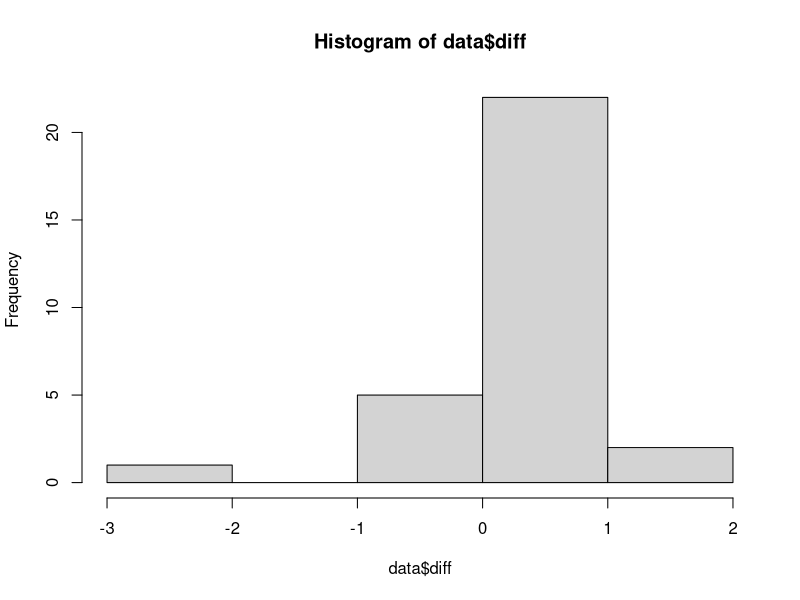

Write the R code that produced this figure.
## ---- chunk 1
data <- read.csv("MatStat-R/data/Groceries.csv")
## ---- chunk 2
library(dplyr)

glimpse(data)
## ---- chunk 3
library(glue)

glue("
     Gennemsnitprisen for Target er {round(mean(data$Target),2)},
     men den for Wallmart er {round(mean(data$Walmart),2)}.
     
     ")
## ---- chunk 4
mean_target <- mean(data$Target)
mean_walmart <- mean(data$Walmart)

ObsMeanDiff <-   mean_target - mean_walmart
names(ObsMeanDiff) <- NULL

target <- subset(data, select = Target, drop = TRUE)
walmart <- subset(data, select = Walmart, drop = TRUE) 
DA <- c(target, walmart)
m <- length(target)
n <- length(walmart)
N <- 10^4 - 1
Diff <- numeric(N)
for (i in 1:N) {
    index <- sample(m + n, m, replace = FALSE)
    Diff[i] <- mean(DA[index]) - mean(DA[-index])
}
pvalue <- ((sum(Diff <= ObsMeanDiff) + 1)/N + 1) * 2
format(pvalue,digits = 3)
## ---- chunk 5
data['diff'] <- data$Target - data$Walmart
## ---- chunk 6
hist(data$diff)
## ---- chunk 7
knitr::kable(head(arrange(data, diff), 5))
## ---- chunk 8
data <- filter(data, data$Product != "Quaker Oats Life Cereal  Original ")
mean_target <- mean(data$Target)
mean_walmart <- mean(data$Walmart)

ObsMeanDiff <-   mean_target - mean_walmart
names(ObsMeanDiff) <- NULL

target <- subset(data, select = Target, drop = TRUE)
walmart <- subset(data, select = Walmart, drop = TRUE) 
DA <- c(target, walmart)
m <- length(target)
n <- length(walmart)
N <- 10^4 - 1
Diff <- numeric(N)
for (i in 1:N) {
    index <- sample(m + n, m, replace = FALSE)
    Diff[i] <- mean(DA[index]) - mean(DA[-index])
}
pvalue <- ((sum(Diff <= ObsMeanDiff) + 1)/N + 1) * 2
format(pvalue,digits = 3)
